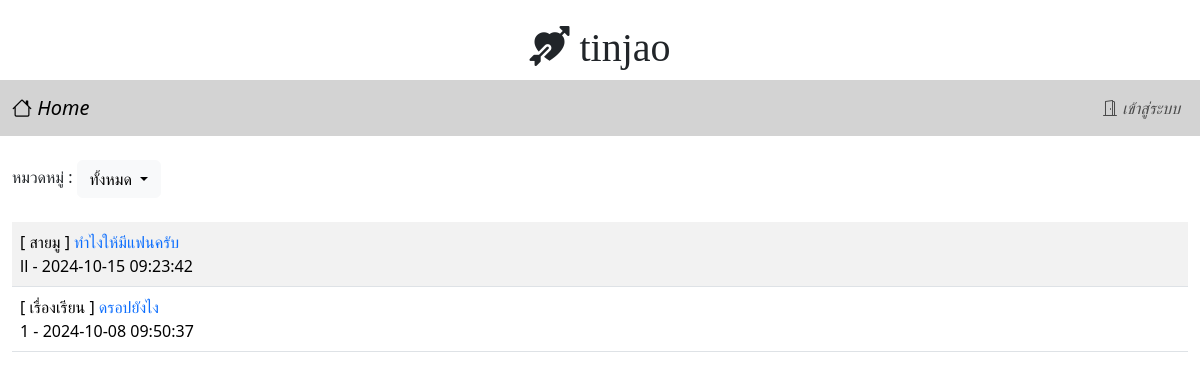
The page / on the database its author committed.
### tables this page shows
CREATE TABLE `post` (
  `id` int(11) NOT NULL,
  `title` varchar(128) NOT NULL,
  `content` varchar(2048) NOT NULL,
  `post_date` datetime NOT NULL,
  `cat_id` int(11) NOT NULL,
  `user_id` int(11) NOT NULL
);

CREATE TABLE `category` (
  `id` int(11) NOT NULL,
  `name` varchar(32) NOT NULL
);

CREATE TABLE `user` (
  `id` int(11) NOT NULL,
  `login` varchar(32) NOT NULL,
  `password` varchar(64) NOT NULL,
  `name` varchar(64) NOT NULL,
  `gender` char(1) NOT NULL,
  `email` varchar(32) NOT NULL,
  `role` char(1) NOT NULL
);

### index.php (the view, shortened to what this page needs)
<!DOCTYPE html>
<html lang="en">
<head>
    <link href="https://cdn.jsdelivr.net/npm/bootstrap@5.3.3/dist/css/bootstrap.min.css" rel="stylesheet">
    <link rel="stylesheet" href="https://cdn.jsdelivr.net/npm/bootstrap-icons@1.11.3/font/bootstrap-icons.min.css">
</head>
<body>
    <?php
            include "nav.php"
    ?>
    <div class="container-fluid mt-4 ms-auto me-auto">
        <span class="dropdown">
            หมวดหมู่ :
            <button id="catSelect" class="btn btn-light dropdown-toggle" data-bs-toggle="dropdown" aria-expanded="false">
                <?php
                    echo $_COOKIE['catagory'];
                ?>
            </button>
        </span>
        <br>
        <br>
        <table class="table table-striped">
            <?php
                $conn=new PDO("mysql:host=localhost;dbname=webboard;charset=utf8","root", "");
                $sql="SELECT t3.name,t1.title,t1.id,t2.login,t1.post_date,t2.role From post as t1
                    Inner Join user as t2 ON (t1.user_id=t2.id)
                    Inner Join category as t3 ON (t1.cat_id=t3.id) ORDER BY t1.post_date DESC";
                $result=$conn->query($sql);
                while($row = $result->fetch()){
                    echo "<tr><td>[ $row[0] ] <a href='post.php?id=$row[2]' style='text-decoration:none'>$row[1]</a><div style ='float: right'>";
                    echo "</div><br>$row[3] - $row[4]</td></tr>";
                }
            ?>
        </table>
    </div>
</body>
</html>

### rows shown on the page
post: category.name "สายมู", title "ทำไงให้มีแฟนครับ", user.login "ll", post_date "2024-10-15 09:23:42"
post: category.name "เรื่องเรียน", title "ดรอปยังไง", user.login "1", post_date "2024-10-08 09:50:37"

### other values the page prints
$_COOKIE['catagory'] "ทั้งหมด"
